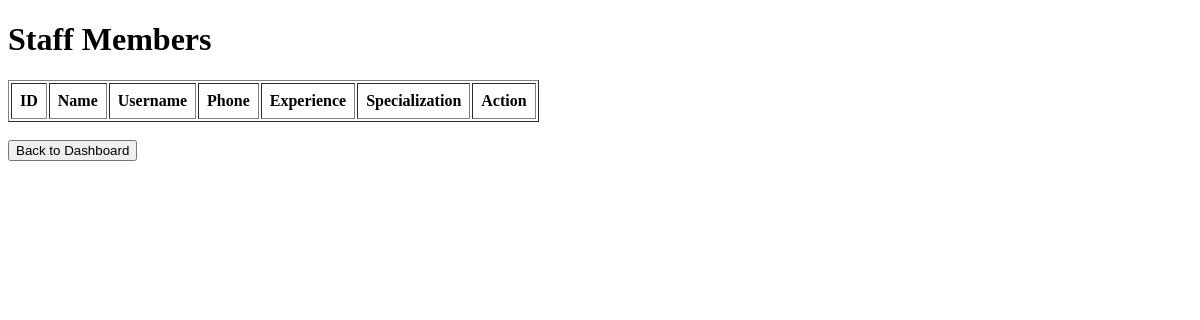
/view_staff, run on an earlier commit of the app's database.
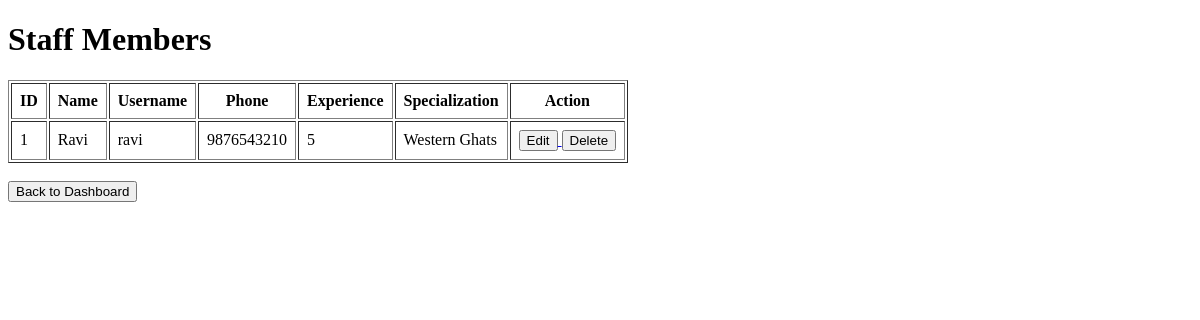
And on a later commit of the database.
### models.py (models this page shows)
class StaffProfile(db.Model):
    id = db.Column(db.Integer, primary_key=True)
    user_id = db.Column(
        db.Integer,
        db.ForeignKey("user.id"),
        unique=True,
        nullable=False
    )
    phone = db.Column(db.String(15))
    experience = db.Column(db.Integer)
    specialization = db.Column(db.String(100))
    user = db.relationship(
        "User",
        backref=db.backref("staff_profile", uselist=False)
    )

class User(db.Model):
    id = db.Column(db.Integer, primary_key=True)
    name = db.Column(db.String(100), nullable=False)
    username = db.Column(db.String(50), unique=True, nullable=False)
    password = db.Column(db.String(200), nullable=False)
    role = db.Column(db.String(20), nullable=False)
    bookings = db.relationship("Booking", backref="user", lazy=True)

### app.py (the view)
@app.route("/view_staff")
def view_staff():
    staff_members = StaffProfile.query.all()
    return render_template(
        "view_staff.html",
        staff_members=staff_members
    )

### templates/view_staff.html (shortened to what this page needs)
<!DOCTYPE html>
<html>
<head>
</head>
<body>
<h1>Staff Members</h1>
<table border="1" cellpadding="8">
<tr>
    <th>ID</th>
    <th>Name</th>
    <th>Username</th>
    <th>Phone</th>
    <th>Experience</th>
    <th>Specialization</th>
    <th>Action</th>
</tr>
{% for staff in staff_members %}
<tr>
<td>{{ staff.id }}</td>
<td>{{ staff.user.name }}</td>
<td>{{ staff.user.username }}</td>
<td>{{ staff.phone }}</td>
<td>{{ staff.experience }}</td>
<td>{{ staff.specialization }}</td>
<td>
<a href="/edit_staff/{{ staff.id }}">
<button>Edit</button>
</a>
<a href="/delete_staff/{{ staff.id }}"
onclick="return confirm('Delete this staff member?')">
<button>Delete</button>
</a>
</td>
</tr>
{% endfor %}
</table>
<br>
<a href="/admin">
<button>Back to Dashboard</button>
</a>
</body>
</html>

What changed in the data, as far as the page shows it:
added StaffProfile: id "1", user.name "Ravi", user.username "ravi", phone "9876543210", experience "5", specialization "Western Ghats"
